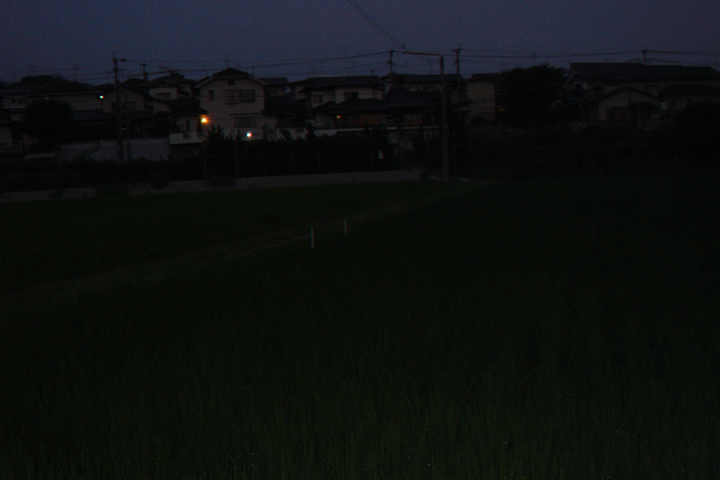
#> input picture assignment_1/Fig0201.bmp, 720 x 480 px
$ jupyter execute pointCalculate.ipynb
#> lines starting #> are read from the running program, lines starting #| are printed output that depends on the picture
### 图像的点运算
 + Task.1 线性运算
 + Task.2 分段线性运算
 + Task.3 非线性运算

[cell 1]
import cv2
import numpy as np
import math
import matplotlib.pyplot as plt
image = cv2.imread("Fig0201.bmp")
#> image is the input picture: shape (480, 720, 3); mean B, G, R 16.9, 17.2, 14.1

[cell 2]
#线性变换
def linear_change(pixel):
    process_pixel = 2 * pixel
    pixel_new = min(255,process_pixel)
    return pixel_new
#分块线性变换
def piecewise_linear_change(pixel):
    if pixel < 40:
        process_pixel = 2 * pixel
        pixel_new = min(255,process_pixel)
        return pixel_new
    else:
        process_pixel = int(0.5 * pixel + 0.5)
        return process_pixel
#非线性变换
def non_linear_change(pixel):
    pixel_new = min(255,math.pow(pixel,2))
    return pixel_new

+ 因为像素值只在0-255，所有建立一个查找表加速查找

[cell 3]
#创建各个变换的查找表
LUT_Linear = np.zeros(256)
LUT_pLinear = np.zeros(256)
LUT_noLinear = np.zeros(256)

for pixel in range(256):
    LUT_Linear[pixel] = linear_change(pixel)
    LUT_pLinear[pixel] = piecewise_linear_change(pixel)
    LUT_noLinear[pixel] = non_linear_change(pixel)
LUT_Linear,LUT_pLinear,LUT_noLinear

[cell 4]
width,height,channel = image.shape
#> width = 480; height = 720; channel = 3
imageLinear = np.zeros((width,height,channel),np.uint8)
imagePLinear = np.zeros((width,height,channel),np.uint8)
imageNoLinear = np.zeros((width,height,channel),np.uint8)
for x in range(width):
    for y in range(height):
        imageLinear[x,y] = (LUT_Linear[image[x,y][0]],LUT_Linear[image[x,y][1]],LUT_Linear[image[x,y][2]])
        imagePLinear[x,y] = (LUT_pLinear[image[x,y][0]],LUT_pLinear[image[x,y][1]],LUT_pLinear[image[x,y][2]])
        imageNoLinear[x,y] = (LUT_noLinear[image[x,y][0]],LUT_noLinear[image[x,y][1]],LUT_noLinear[image[x,y][2]])
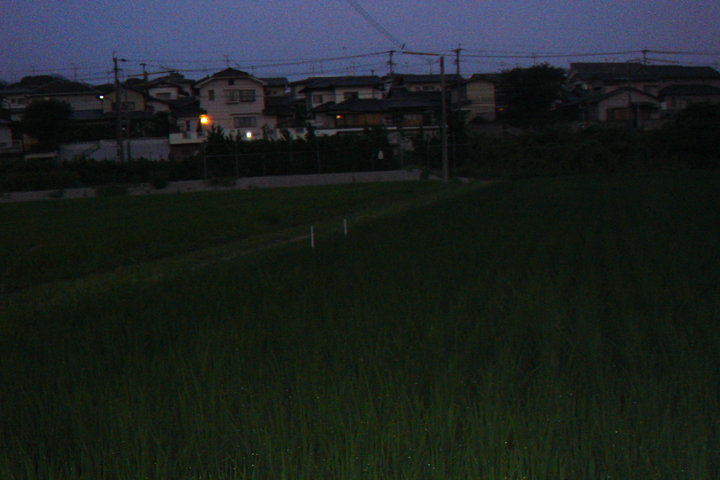
#> imageLinear: shape (480, 720, 3); mean B, G, R 33.7, 34.3, 28.1
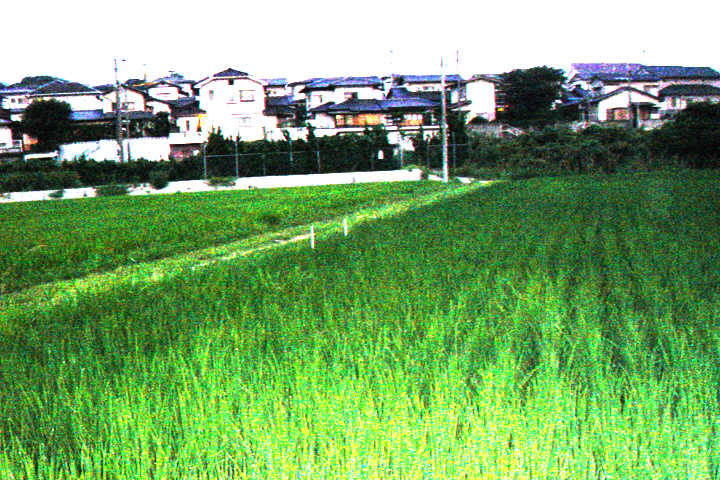
#> imageNoLinear: shape (480, 720, 3); mean B, G, R 104.4, 166.6, 119.9
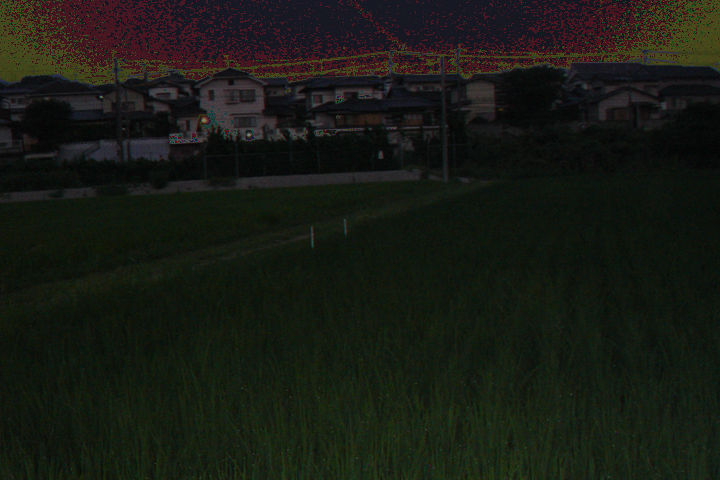
#> imagePLinear: shape (480, 720, 3); mean B, G, R 19.6, 26.5, 23.7
# cv2.imwrite("1.bmp",imageLinear)
# cv2.imwrite("2.bmp",imagePLinear)
# cv2.imwrite("3.bmp",imageNoLinear)
# imagePLinear

[cell 5]
#可视化：
imageShow = cv2.cvtColor(image,cv2.COLOR_BGR2RGB)
imageLinearShow = cv2.cvtColor(imageLinear,cv2.COLOR_BGR2RGB)
imagePLinearShow = cv2.cvtColor(imagePLinear,cv2.COLOR_BGR2RGB)
imageNoLinearShow = cv2.cvtColor(imageNoLinear,cv2.COLOR_BGR2RGB)
plt.figure(figsize=(16,4))
plt.subplot(141),plt.imshow(imageShow)
plt.title("Origin")  , plt.xticks([]), plt.yticks([])
plt.subplot(142),plt.imshow(imageLinearShow)
plt.title("Linear") , plt.xticks([]), plt.yticks([])
plt.subplot(143),plt.imshow(imagePLinearShow)
plt.title("piecewise_linear_change") , plt.xticks([]), plt.yticks([])
plt.subplot(144),plt.imshow(imageNoLinearShow)
plt.title("non_linear_change") , plt.xticks([]), plt.yticks([])
plt.show()
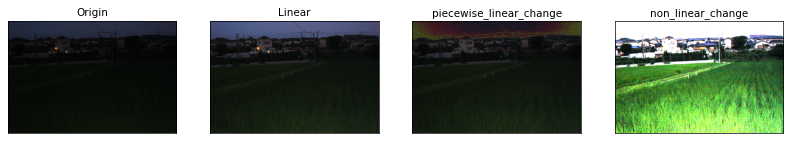
#> figure drawn by matplotlib, 4 panels

$ run again, with assignment_1/Fig0223.bmp copied over assignment_1/Fig0201.bmp
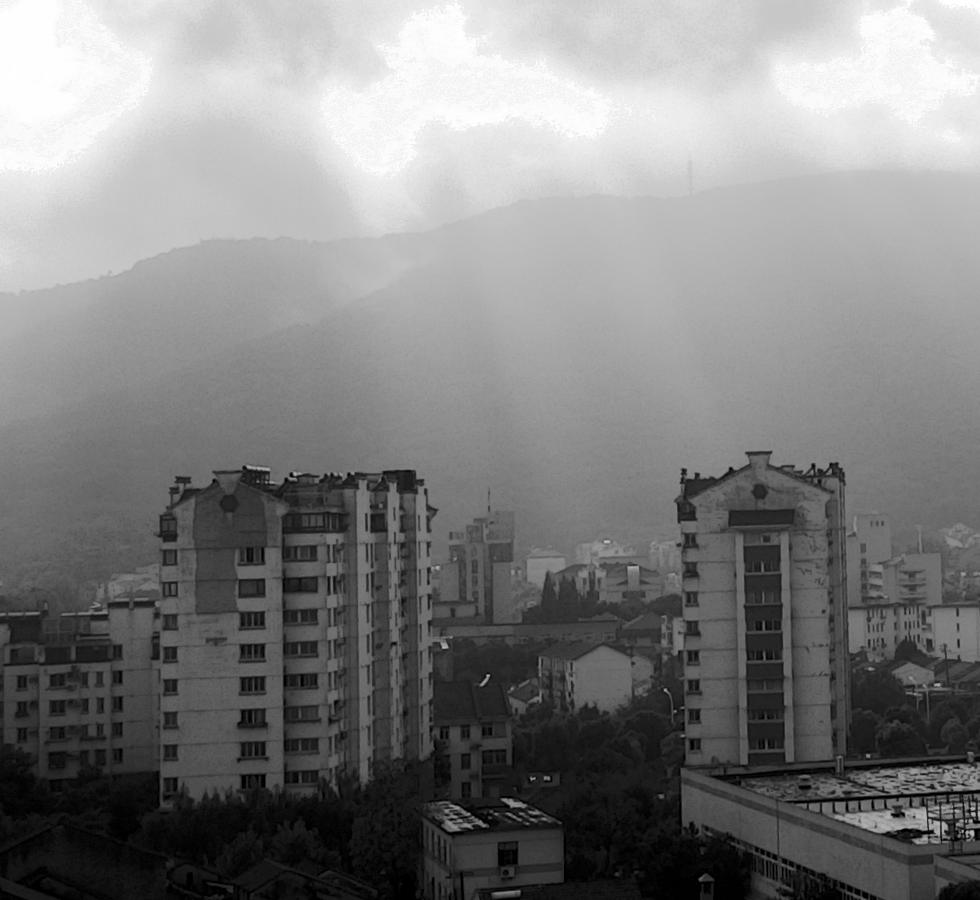
#> input picture assignment_1/Fig0223.bmp, 980 x 900 px
#> image is the input picture: shape (900, 980, 3); min 0, max 255, mean 127.8
#> after the loop `for x in range(width):`:
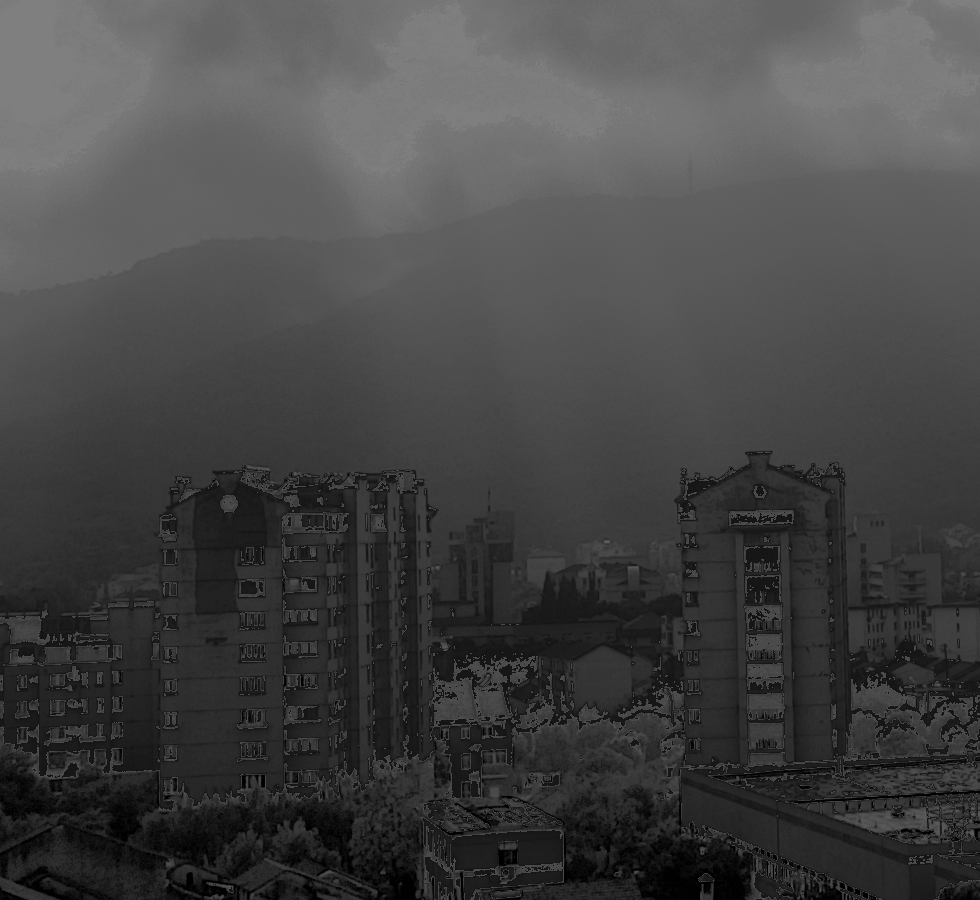
#> imagePLinear: shape (900, 980, 3); min 0, max 128, mean 68.8
#> `plt.show()`:
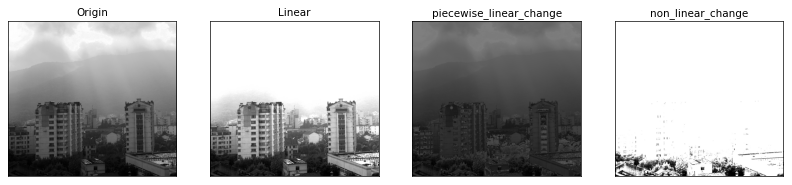
#> figure drawn by matplotlib, 4 panels
